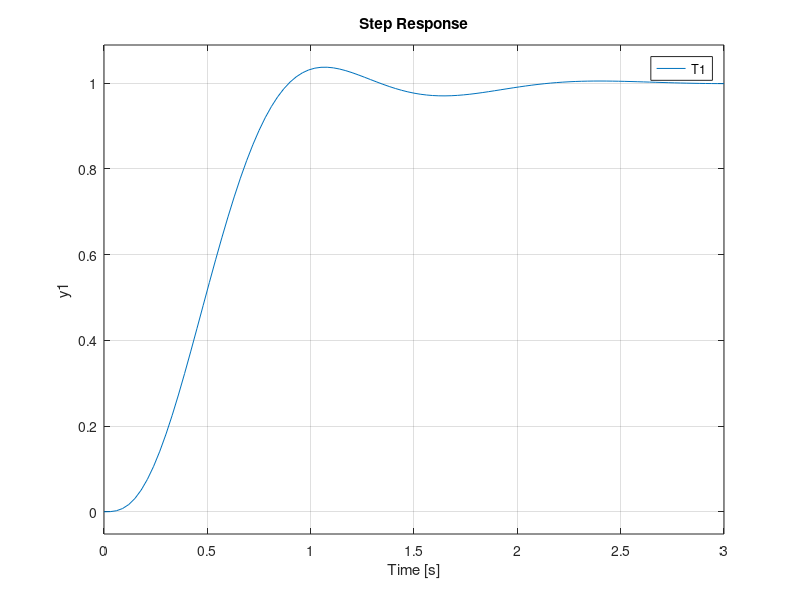
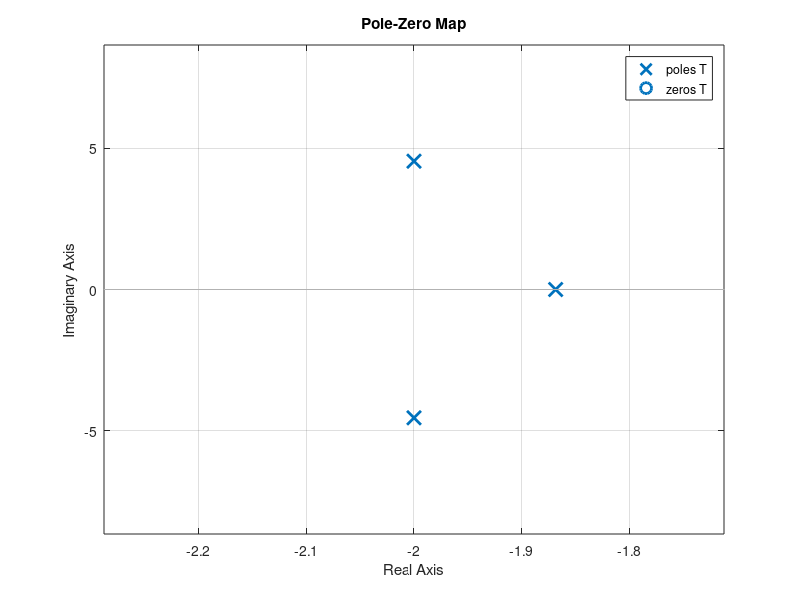

These figures' MATLAB source, in order:
%%
% Emin Kartci
% Control Systems

% Topics
% 1 - The further away the additional poles or zeros are from the y axis, 
% the less effect they have on the output.

% 2 -  T4 = T1*tf(1, [1 p]);
% If p is larger than 2*3=6, we can ignore the additional pole and T4 will
% be approximately equivalent to T1.

% 3 - r(1) / (s-p(1)) + r(2) / (s-p(2)) + r(3) / (s-p(3)), p(3) is the
% additional pole
%
% r(1)exp(-p(1)t)u(t) + r(2)exp(-p(2)t)u(t) + r(3)exp(-p(3)t)u(t)

% 4 - Parallel & Series Transfer Functions

%% Code
T1 = tf(24.542, [1 4 24.542]);
T2 = T1*tf(1, [1 10]);
T3 = T1*tf(1, [1 3]);


step(T1);
hold on;
step(10*T2);
step(3*T3);

legend('T1', 'T2', 'T3')

% find poles of the original system
roots([1 4 24.542])

figure;
pzmap(T1)

%% Example

T1 = tf(1, [1 0]);
T2 = tf(1, [1 2]);
G = parallel(T1, T2);

T3 = tf(1, [1 1]);
T4 = tf(1, [1 10]);
H = series(T3, T4);

T = feedback(G, H)

pzmap(T)

[r,p,k] = residue([2 24 42 20], [1 13 32 22 2]);
